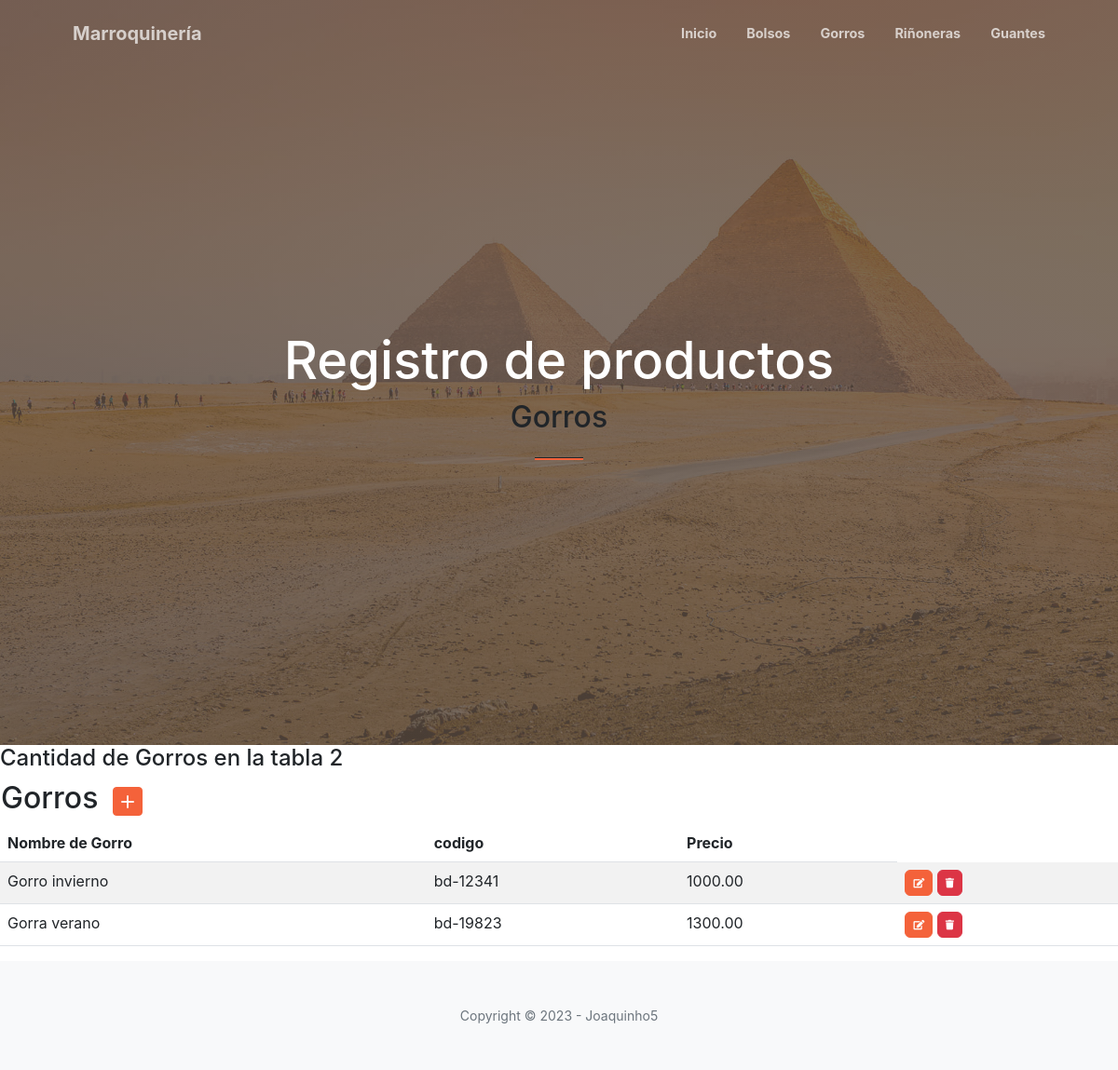
Before: /gorros/ with the older database file.
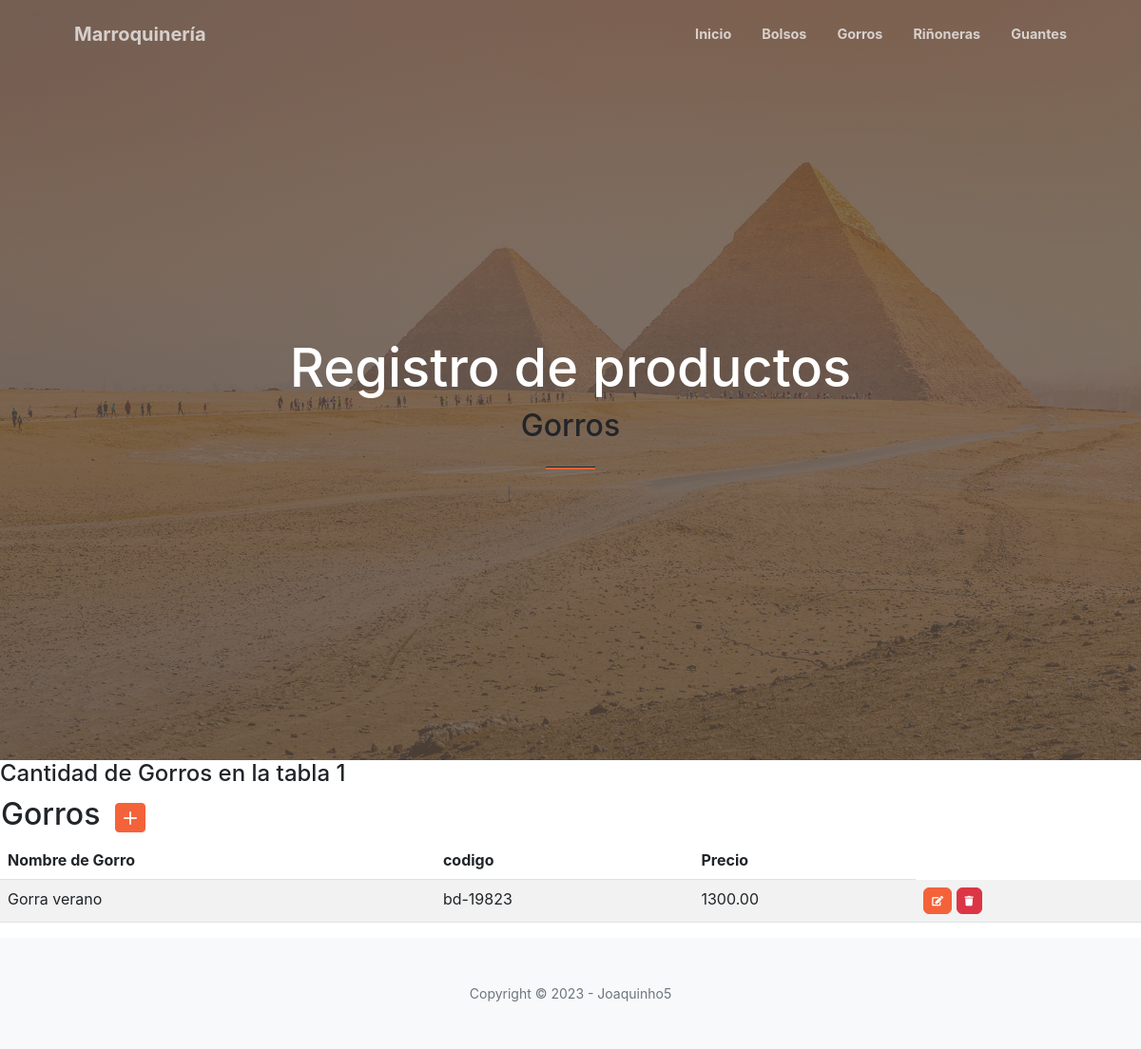
After: the same page with the newer database file.
### aplicacion/models.py (models this page shows, shortened)
class Gorro(models.Model):
    nombre = models.CharField(max_length=200)
    codigo = models.CharField(max_length=200)
    precio = models.DecimalField(max_digits=10, decimal_places=2)

### aplicacion/views.py (the view)
# urls.py: path('gorros/', gorro, name="gorro"),
def gorro(request):
    contexto = {'Gorros': Gorro.objects.all()}
    return render(request, "aplicacion/gorro.html", contexto)

### aplicacion/templates/aplicacion/gorro.html
{% extends 'aplicacion/base.html' %}
{% load static %}
{% block titulo %}
    Gorros
{% endblock titulo %}
{% block contenido %}
<h4>Cantidad de Gorros en la tabla {{ Gorros|length }}</h4>
<table>
    <tr>
        <td width="120"><h2>Gorros</h2></td>
        <td>
            <a href="{% url 'createGorro' %}" class="btn btn-primary btn-sm">
                <i class="bi bi-plus-lg" title="New Record"></i>
            </a>
        </td>
    </tr>
</table>
<table class="table table-striped">
    <thead>
        <tr>
            <th>Nombre de Gorro</th>
            <th>codigo</th>
            <th>Precio</th>
        </tr>
    </thead>
    <tbody>
{% for g in Gorros %}
        <tr>
            <td>{{ g.nombre }}</td>
            <td>{{ g.codigo }}</td>
            <td>{{ g.precio }}</td>
            <td>
                <a href="{% url 'updateGorro' g.id %}" class="btn btn-primary" style="--bs-btn-padding-y: .25rem; --bs-btn-padding-x: .5rem; --bs-btn-font-size: .75rem;">
                    <i class="fas fa-edit fa-sm" title="Edit Record"></i>
                </a>
                <a href="{% url 'deleteGorro' g.id %}" class="btn btn-danger" style="--bs-btn-padding-y: .25rem; --bs-btn-padding-x: .5rem; --bs-btn-font-size: .75rem;">
                    <i class="fas fa-trash fa-sm" title="Delete Record"></i>
                </a>
            </td>
        </tr>
{% endfor %}
    </tbody>
</table>
{% endblock contenido %}

Changed rows visible on the page:
removed Gorro: nombre "Gorro invierno", codigo "bd-12341", precio "1000.00"
Other visible differences:
{{ Gorros|length }}: "2" → "1"
